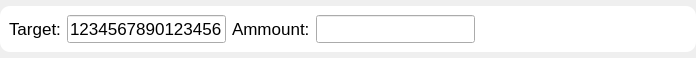
<?xml version="1.0" encoding="UTF-8"?>
<ui version="4.0">
 <class>OverflowCreditServiceCard</class>
 <widget class="QWidget" name="OverflowCreditServiceCard">
  <property name="geometry">
   <rect>
    <x>0</x>
    <y>0</y>
    <width>696</width>
    <height>58</height>
   </rect>
  </property>
  <property name="sizePolicy">
   <sizepolicy hsizetype="Preferred" vsizetype="Fixed">
    <horstretch>0</horstretch>
    <verstretch>0</verstretch>
   </sizepolicy>
  </property>
  <property name="windowTitle">
   <string>Form</string>
  </property>
  <layout class="QHBoxLayout" name="horizontalLayout_3">
   <property name="spacing">
    <number>0</number>
   </property>
   <property name="leftMargin">
    <number>0</number>
   </property>
   <property name="topMargin">
    <number>0</number>
   </property>
   <property name="rightMargin">
    <number>0</number>
   </property>
   <property name="bottomMargin">
    <number>0</number>
   </property>
   <item>
    <widget class="QWidget" name="widget" native="true">
     <property name="sizePolicy">
      <sizepolicy hsizetype="Preferred" vsizetype="Fixed">
       <horstretch>0</horstretch>
       <verstretch>0</verstretch>
      </sizepolicy>
     </property>
     <property name="styleSheet">
      <string notr="true">.QWidget {
	background-color: white;
	border-radius: 10;
}</string>
     </property>
     <layout class="QHBoxLayout" name="horizontalLayout">
      <item>
       <layout class="QHBoxLayout" name="horizontalLayout_2">
        <item>
         <widget class="QLabel" name="targetLabel">
          <property name="font">
           <font>
            <pointsize>13</pointsize>
           </font>
          </property>
          <property name="text">
           <string>Target:</string>
          </property>
         </widget>
        </item>
        <item>
         <widget class="QLineEdit" name="targetLineEdit">
          <property name="minimumSize">
           <size>
            <width>155</width>
            <height>0</height>
           </size>
          </property>
          <property name="font">
           <font>
            <pointsize>13</pointsize>
           </font>
          </property>
          <property name="text">
           <string>1234567890123456</string>
          </property>
          <property name="maxLength">
           <number>16</number>
          </property>
          <property name="readOnly">
           <bool>true</bool>
          </property>
         </widget>
        </item>
        <item>
         <widget class="QLabel" name="ammountLabel">
          <property name="font">
           <font>
            <pointsize>13</pointsize>
           </font>
          </property>
          <property name="text">
           <string>Ammount:</string>
          </property>
         </widget>
        </item>
        <item>
         <widget class="QLineEdit" name="ammountLineEdit">
          <property name="minimumSize">
           <size>
            <width>100</width>
            <height>0</height>
           </size>
          </property>
          <property name="font">
           <font>
            <pointsize>13</pointsize>
           </font>
          </property>
          <property name="maxLength">
           <number>16</number>
          </property>
          <property name="readOnly">
           <bool>true</bool>
          </property>
         </widget>
        </item>
       </layout>
      </item>
      <item>
       <spacer name="horizontalSpacer">
        <property name="orientation">
         <enum>Qt::Horizontal</enum>
        </property>
        <property name="sizeHint" stdset="0">
         <size>
          <width>40</width>
          <height>20</height>
         </size>
        </property>
       </spacer>
      </item>
      <item>
       <widget class="QLabel" name="label_2">
        <property name="sizePolicy">
         <sizepolicy hsizetype="Maximum" vsizetype="Maximum">
          <horstretch>0</horstretch>
          <verstretch>0</verstretch>
         </sizepolicy>
        </property>
        <property name="minimumSize">
         <size>
          <width>0</width>
          <height>0</height>
         </size>
        </property>
        <property name="maximumSize">
         <size>
          <width>40</width>
          <height>40</height>
         </size>
        </property>
        <property name="sizeIncrement">
         <size>
          <width>0</width>
          <height>0</height>
         </size>
        </property>
        <property name="styleSheet">
         <string notr="true">QLabel:hover {
	filter: brightness(50%);
}</string>
        </property>
        <property name="text">
         <string/>
        </property>
        <property name="pixmap">
         <pixmap>assets/images/trash-bin.png</pixmap>
        </property>
        <property name="scaledContents">
         <bool>true</bool>
        </property>
       </widget>
      </item>
     </layout>
    </widget>
   </item>
  </layout>
 </widget>
 <resources/>
 <connections/>
</ui>
